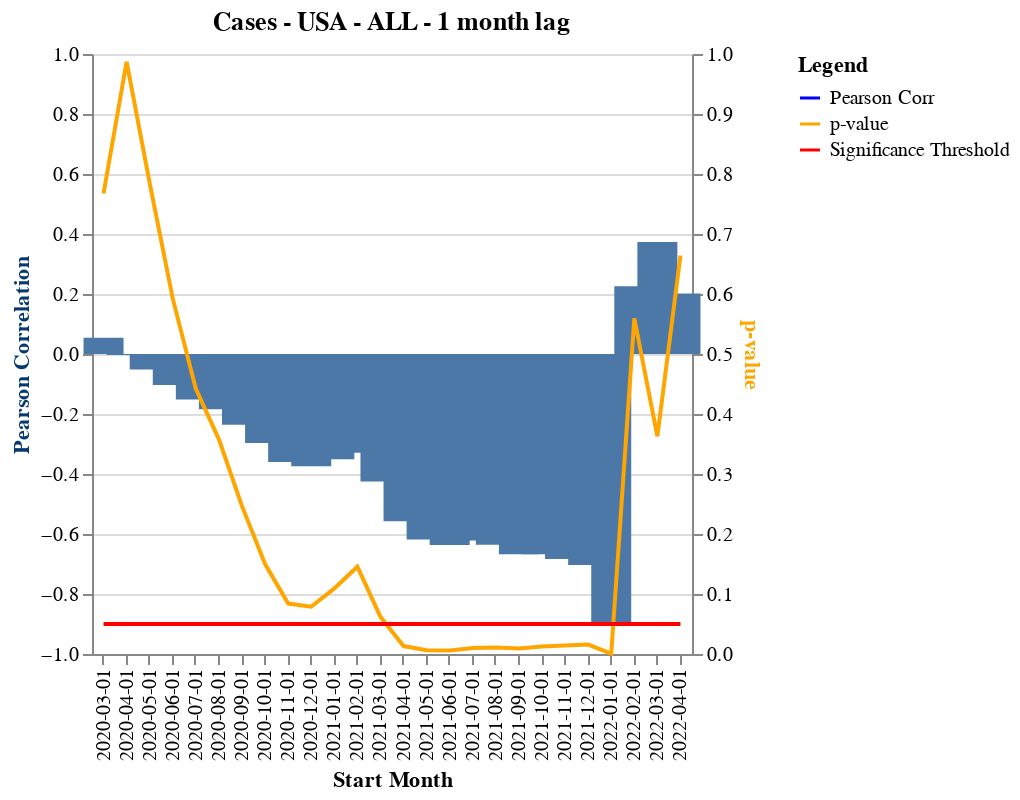
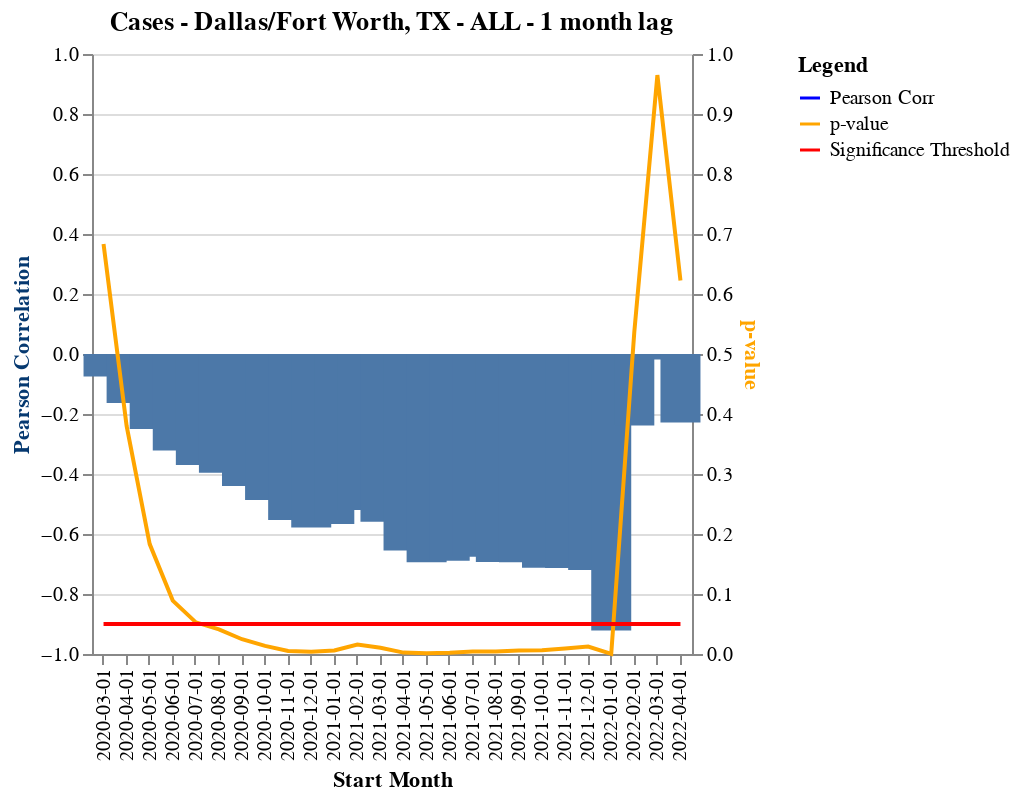
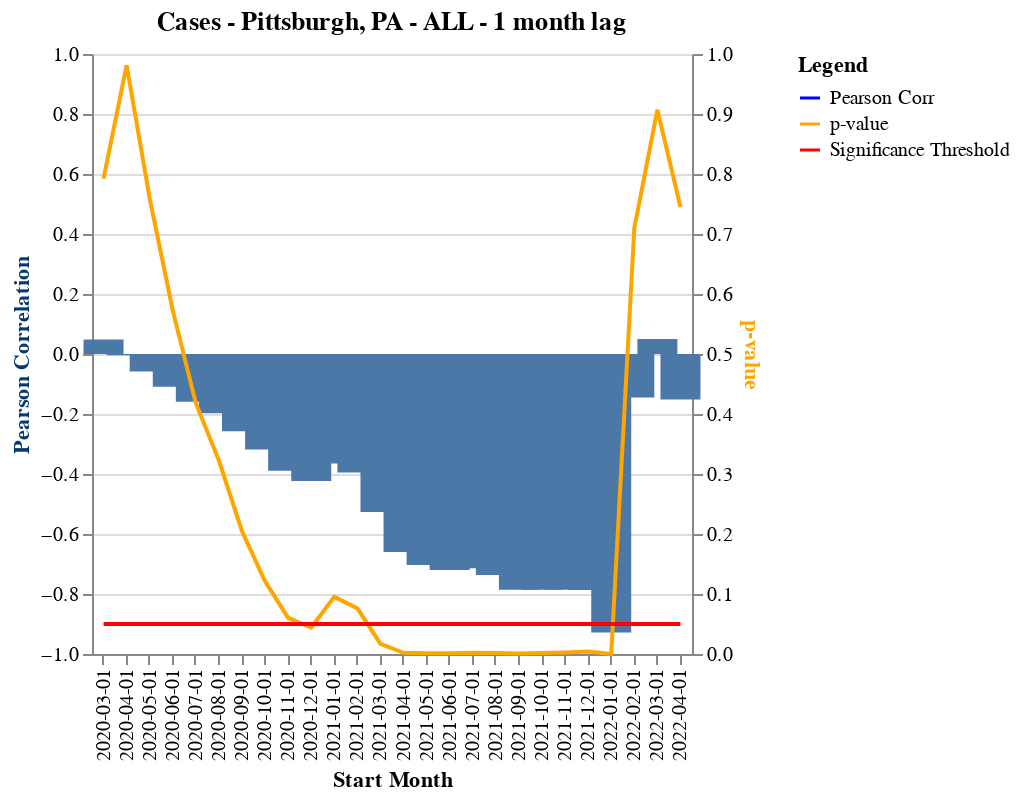
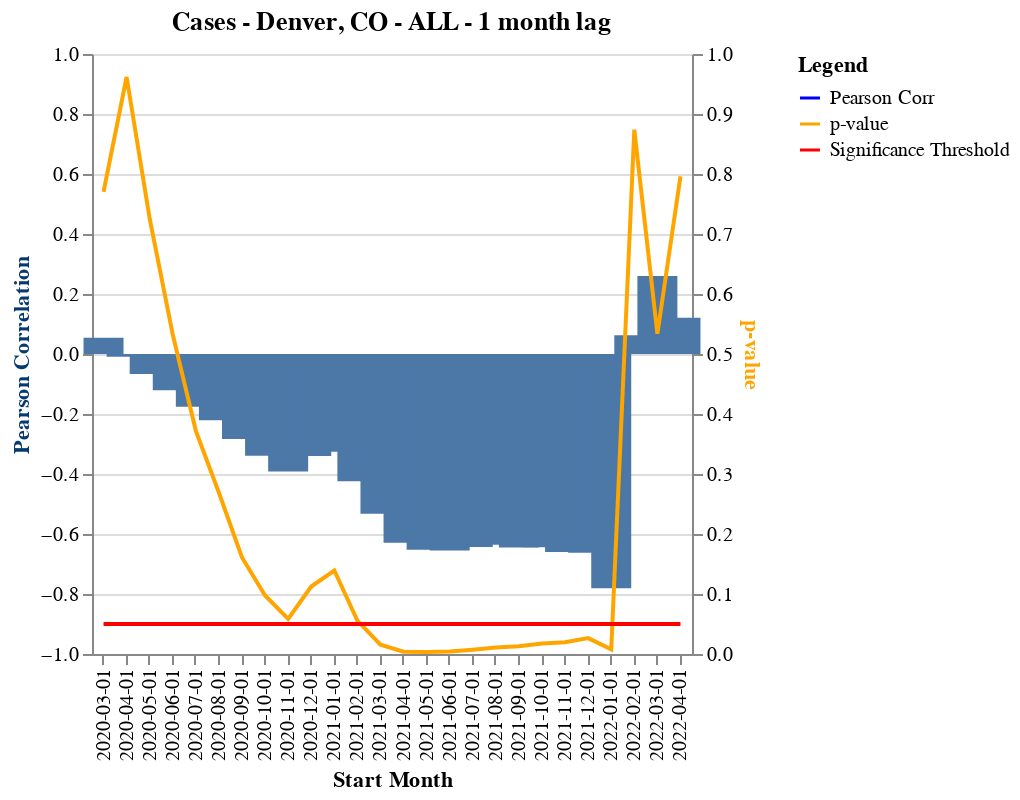

Notebook code cell kept with these figures, in order:
### Markdown cell above
### 4.4 - New Cases / Passenger Counts, one month lag - each individual location

### Code cell
# cases
covid_column = 'cases'
numlag = 'one'

# loop through all locations
for loc_code in loc_list:
    loc_name = compiled_df.loc[compiled_df['loc_code'] == loc_code]['location'].unique()[0]
    process_loc(compiled_df, covid_column, numMonthsCutoff, numlag, 
                loc_code, loc_name, default_carrier, date_from, date_to)

### Figure 1 — Vega-Lite specification as saved in the notebook (floating-point values rounded to 4 significant figures)
{"config": {"view": {"continuousWidth": 400, "continuousHeight": 300}}, "layer": [{"mark": {"type": "bar", "size": 20}, "encoding": {"x": {"type": "nominal", "axis": {"tickMinStep": 1}, "field": "Start Month"}, "y": {"type": "quantitative", "axis": {"title": "Pearson Correlation", "titleColor": "#063970"}, "field": "Pearson Corr", "scale": {"domain": [-1, 1]}}}}, {"mark": "line", "encoding": {"color": {"type": "nominal", "field": "key", "legend": {"title": "Legend"}, "scale": {"domain": ["Pearson Corr", "p-value", "Significance Threshold"], "range": ["blue", "orange", "red"]}}, "x": {"type": "nominal", "axis": {"tickMinStep": 1}, "field": "Start Month"}, "y": {"type": "quantitative", "axis": {"title": "p-value", "titleColor": "orange"}, "field": "value", "scale": {"domain": [0, 1]}}}, "transform": [{"fold": ["p-value", "Significance Threshold"]}]}], "data": {"name": "data-e042d3977fcc46e89f5a1efb376b8e39"}, "height": 300, "resolve": {"scale": {"y": "independent"}}, "title": "Cases - USA - ALL - 1 month lag", "width": 300, "$schema": "https://vega.github.io/schema/vega-lite/v4.8.1.json", "datasets": {"data-e042d3977fcc46e89f5a1efb376b8e39": [{"Start Month": "2020-03-01", "Pearson Corr": 0.05438, "p-value": 0.7675, "Significance Threshold": 0.05}, {"Start Month": "2020-04-01", "Pearson Corr": -0.003034, "p-value": 0.9871, "Significance Threshold": 0.05}, {"Start Month": "2020-05-01", "Pearson Corr": -0.052, "p-value": 0.7849, "Significance Threshold": 0.05}, {"Start Month": "2020-06-01", "Pearson Corr": -0.1037, "p-value": 0.5923, "Significance Threshold": 0.05}, {"Start Month": "2020-07-01", "Pearson Corr": -0.1514, "p-value": 0.4419, "Significance Threshold": 0.05}, {"Start Month": "2020-08-01", "Pearson Corr": -0.1841, "p-value": 0.3578, "Significance Threshold": 0.05}, {"Start Month": "2020-09-01", "Pearson Corr": -0.2357, "p-value": 0.2464, "Significance Threshold": 0.05}, {"Start Month": "2020-10-01", "Pearson Corr": -0.2966, "p-value": 0.1499, "Significance Threshold": 0.05}, {"Start Month": "2020-11-01", "Pearson Corr": -0.36, "p-value": 0.08404, "Significance Threshold": 0.05}, {"Start Month": "2020-12-01", "Pearson Corr": -0.3739, "p-value": 0.07879, "Significance Threshold": 0.05}, {"Start Month": "2021-01-01", "Pearson Corr": -0.3509, "p-value": 0.1093, "Significance Threshold": 0.05}, {"Start Month": "2021-02-01", "Pearson Corr": -0.3289, "p-value": 0.1454, "Significance Threshold": 0.05}, {"Start Month": "2021-03-01", "Pearson Corr": -0.4248, "p-value": 0.06193, "Significance Threshold": 0.05}, {"Start Month": "2021-04-01", "Pearson Corr": -0.5571, "p-value": 0.01321, "Significance Threshold": 0.05}, {"Start Month": "2021-05-01", "Pearson Corr": -0.6183, "p-value": 0.006238, "Significance Threshold": 0.05}, {"Start Month": "2021-06-01", "Pearson Corr": -0.6363, "p-value": 0.006031, "Significance Threshold": 0.05}, {"Start Month": "2021-07-01", "Pearson Corr": -0.6217, "p-value": 0.01013, "Significance Threshold": 0.05}, {"Start Month": "2021-08-01", "Pearson Corr": -0.6359, "p-value": 0.01084, "Significance Threshold": 0.05}, {"Start Month": "2021-09-01", "Pearson Corr": -0.6672, "p-value": 0.009142, "Significance Threshold": 0.05}, {"Start Month": "2021-10-01", "Pearson Corr": -0.6677, "p-value": 0.01263, "Significance Threshold": 0.05}, {"Start Month": "2021-11-01", "Pearson Corr": -0.6832, "p-value": 0.01432, "Significance Threshold": 0.05}, {"Start Month": "2021-12-01", "Pearson Corr": -0.7032, "p-value": 0.01578, "Significance Threshold": 0.05}, {"Start Month": "2022-01-01", "Pearson Corr": -0.8955, "p-value": 0.0004599, "Significance Threshold": 0.05}, {"Start Month": "2022-02-01", "Pearson Corr": 0.2256, "p-value": 0.5595, "Significance Threshold": 0.05}, {"Start Month": "2022-03-01", "Pearson Corr": 0.373, "p-value": 0.3628, "Significance Threshold": 0.05}, {"Start Month": "2022-04-01", "Pearson Corr": 0.2019, "p-value": 0.6642, "Significance Threshold": 0.05}]}}

### Figure 2 — Vega-Lite specification as saved in the notebook (floating-point values rounded to 4 significant figures)
{"config": {"view": {"continuousWidth": 400, "continuousHeight": 300}}, "layer": [{"mark": {"type": "bar", "size": 20}, "encoding": {"x": {"type": "nominal", "axis": {"tickMinStep": 1}, "field": "Start Month"}, "y": {"type": "quantitative", "axis": {"title": "Pearson Correlation", "titleColor": "#063970"}, "field": "Pearson Corr", "scale": {"domain": [-1, 1]}}}}, {"mark": "line", "encoding": {"color": {"type": "nominal", "field": "key", "legend": {"title": "Legend"}, "scale": {"domain": ["Pearson Corr", "p-value", "Significance Threshold"], "range": ["blue", "orange", "red"]}}, "x": {"type": "nominal", "axis": {"tickMinStep": 1}, "field": "Start Month"}, "y": {"type": "quantitative", "axis": {"title": "p-value", "titleColor": "orange"}, "field": "value", "scale": {"domain": [0, 1]}}}, "transform": [{"fold": ["p-value", "Significance Threshold"]}]}], "data": {"name": "data-d4cd615b55adf2b49e75048ef271b0be"}, "height": 300, "resolve": {"scale": {"y": "independent"}}, "title": "Cases - Dallas/Fort Worth, TX - ALL - 1 month lag", "width": 300, "$schema": "https://vega.github.io/schema/vega-lite/v4.8.1.json", "datasets": {"data-d4cd615b55adf2b49e75048ef271b0be": [{"Start Month": "2020-03-01", "Pearson Corr": -0.07495, "p-value": 0.6835, "Significance Threshold": 0.05}, {"Start Month": "2020-04-01", "Pearson Corr": -0.1633, "p-value": 0.3801, "Significance Threshold": 0.05}, {"Start Month": "2020-05-01", "Pearson Corr": -0.2497, "p-value": 0.1832, "Significance Threshold": 0.05}, {"Start Month": "2020-06-01", "Pearson Corr": -0.3215, "p-value": 0.08896, "Significance Threshold": 0.05}, {"Start Month": "2020-07-01", "Pearson Corr": -0.3698, "p-value": 0.05275, "Significance Threshold": 0.05}, {"Start Month": "2020-08-01", "Pearson Corr": -0.3959, "p-value": 0.04096, "Significance Threshold": 0.05}, {"Start Month": "2020-09-01", "Pearson Corr": -0.4397, "p-value": 0.02461, "Significance Threshold": 0.05}, {"Start Month": "2020-10-01", "Pearson Corr": -0.4869, "p-value": 0.01357, "Significance Threshold": 0.05}, {"Start Month": "2020-11-01", "Pearson Corr": -0.5534, "p-value": 0.005029, "Significance Threshold": 0.05}, {"Start Month": "2020-12-01", "Pearson Corr": -0.5784, "p-value": 0.003841, "Significance Threshold": 0.05}, {"Start Month": "2021-01-01", "Pearson Corr": -0.5668, "p-value": 0.005946, "Significance Threshold": 0.05}, {"Start Month": "2021-02-01", "Pearson Corr": -0.5196, "p-value": 0.01577, "Significance Threshold": 0.05}, {"Start Month": "2021-03-01", "Pearson Corr": -0.5588, "p-value": 0.01044, "Significance Threshold": 0.05}, {"Start Month": "2021-04-01", "Pearson Corr": -0.6552, "p-value": 0.002326, "Significance Threshold": 0.05}, {"Start Month": "2021-05-01", "Pearson Corr": -0.6941, "p-value": 0.001395, "Significance Threshold": 0.05}, {"Start Month": "2021-06-01", "Pearson Corr": -0.6889, "p-value": 0.002224, "Significance Threshold": 0.05}, {"Start Month": "2021-07-01", "Pearson Corr": -0.676, "p-value": 0.004041, "Significance Threshold": 0.05}, {"Start Month": "2021-08-01", "Pearson Corr": -0.6931, "p-value": 0.004173, "Significance Threshold": 0.05}, {"Start Month": "2021-09-01", "Pearson Corr": -0.6945, "p-value": 0.005849, "Significance Threshold": 0.05}, {"Start Month": "2021-10-01", "Pearson Corr": -0.7123, "p-value": 0.006295, "Significance Threshold": 0.05}, {"Start Month": "2021-11-01", "Pearson Corr": -0.713, "p-value": 0.009237, "Significance Threshold": 0.05}, {"Start Month": "2021-12-01", "Pearson Corr": -0.7201, "p-value": 0.01245, "Significance Threshold": 0.05}, {"Start Month": "2022-01-01", "Pearson Corr": -0.9214, "p-value": 0.0001514, "Significance Threshold": 0.05}, {"Start Month": "2022-02-01", "Pearson Corr": -0.2382, "p-value": 0.537, "Significance Threshold": 0.05}, {"Start Month": "2022-03-01", "Pearson Corr": -0.01873, "p-value": 0.9649, "Significance Threshold": 0.05}, {"Start Month": "2022-04-01", "Pearson Corr": -0.2284, "p-value": 0.6223, "Significance Threshold": 0.05}]}}

### Figure 3 — Vega-Lite specification as saved in the notebook (floating-point values rounded to 4 significant figures)
{"config": {"view": {"continuousWidth": 400, "continuousHeight": 300}}, "layer": [{"mark": {"type": "bar", "size": 20}, "encoding": {"x": {"type": "nominal", "axis": {"tickMinStep": 1}, "field": "Start Month"}, "y": {"type": "quantitative", "axis": {"title": "Pearson Correlation", "titleColor": "#063970"}, "field": "Pearson Corr", "scale": {"domain": [-1, 1]}}}}, {"mark": "line", "encoding": {"color": {"type": "nominal", "field": "key", "legend": {"title": "Legend"}, "scale": {"domain": ["Pearson Corr", "p-value", "Significance Threshold"], "range": ["blue", "orange", "red"]}}, "x": {"type": "nominal", "axis": {"tickMinStep": 1}, "field": "Start Month"}, "y": {"type": "quantitative", "axis": {"title": "p-value", "titleColor": "orange"}, "field": "value", "scale": {"domain": [0, 1]}}}, "transform": [{"fold": ["p-value", "Significance Threshold"]}]}], "data": {"name": "data-dc37b51dab36323ae82ef21e0b65d9b6"}, "height": 300, "resolve": {"scale": {"y": "independent"}}, "title": "Cases - Pittsburgh, PA - ALL - 1 month lag", "width": 300, "$schema": "https://vega.github.io/schema/vega-lite/v4.8.1.json", "datasets": {"data-dc37b51dab36323ae82ef21e0b65d9b6": [{"Start Month": "2020-03-01", "Pearson Corr": 0.04843, "p-value": 0.7924, "Significance Threshold": 0.05}, {"Start Month": "2020-04-01", "Pearson Corr": -0.004408, "p-value": 0.9812, "Significance Threshold": 0.05}, {"Start Month": "2020-05-01", "Pearson Corr": -0.05832, "p-value": 0.7595, "Significance Threshold": 0.05}, {"Start Month": "2020-06-01", "Pearson Corr": -0.1093, "p-value": 0.5725, "Significance Threshold": 0.05}, {"Start Month": "2020-07-01", "Pearson Corr": -0.1593, "p-value": 0.418, "Significance Threshold": 0.05}, {"Start Month": "2020-08-01", "Pearson Corr": -0.1979, "p-value": 0.3224, "Significance Threshold": 0.05}, {"Start Month": "2020-09-01", "Pearson Corr": -0.2572, "p-value": 0.2047, "Significance Threshold": 0.05}, {"Start Month": "2020-10-01", "Pearson Corr": -0.3181, "p-value": 0.1213, "Significance Threshold": 0.05}, {"Start Month": "2020-11-01", "Pearson Corr": -0.3889, "p-value": 0.06033, "Significance Threshold": 0.05}, {"Start Month": "2020-12-01", "Pearson Corr": -0.4233, "p-value": 0.04417, "Significance Threshold": 0.05}, {"Start Month": "2021-01-01", "Pearson Corr": -0.3646, "p-value": 0.09523, "Significance Threshold": 0.05}, {"Start Month": "2021-02-01", "Pearson Corr": -0.3954, "p-value": 0.07606, "Significance Threshold": 0.05}, {"Start Month": "2021-03-01", "Pearson Corr": -0.527, "p-value": 0.01697, "Significance Threshold": 0.05}, {"Start Month": "2021-04-01", "Pearson Corr": -0.6602, "p-value": 0.002097, "Significance Threshold": 0.05}, {"Start Month": "2021-05-01", "Pearson Corr": -0.7032, "p-value": 0.001131, "Significance Threshold": 0.05}, {"Start Month": "2021-06-01", "Pearson Corr": -0.72, "p-value": 0.001117, "Significance Threshold": 0.05}, {"Start Month": "2021-07-01", "Pearson Corr": -0.7138, "p-value": 0.001898, "Significance Threshold": 0.05}, {"Start Month": "2021-08-01", "Pearson Corr": -0.7368, "p-value": 0.001727, "Significance Threshold": 0.05}, {"Start Month": "2021-09-01", "Pearson Corr": -0.7856, "p-value": 0.0008674, "Significance Threshold": 0.05}, {"Start Month": "2021-10-01", "Pearson Corr": -0.7856, "p-value": 0.001459, "Significance Threshold": 0.05}, {"Start Month": "2021-11-01", "Pearson Corr": -0.7856, "p-value": 0.002459, "Significance Threshold": 0.05}, {"Start Month": "2021-12-01", "Pearson Corr": -0.7867, "p-value": 0.004071, "Significance Threshold": 0.05}, {"Start Month": "2022-01-01", "Pearson Corr": -0.9287, "p-value": 0.0001035, "Significance Threshold": 0.05}, {"Start Month": "2022-02-01", "Pearson Corr": -0.145, "p-value": 0.7097, "Significance Threshold": 0.05}, {"Start Month": "2022-03-01", "Pearson Corr": 0.04973, "p-value": 0.9069, "Significance Threshold": 0.05}, {"Start Month": "2022-04-01", "Pearson Corr": -0.152, "p-value": 0.7449, "Significance Threshold": 0.05}]}}

### Figure 4 — Vega-Lite specification as saved in the notebook (floating-point values rounded to 4 significant figures)
{"config": {"view": {"continuousWidth": 400, "continuousHeight": 300}}, "layer": [{"mark": {"type": "bar", "size": 20}, "encoding": {"x": {"type": "nominal", "axis": {"tickMinStep": 1}, "field": "Start Month"}, "y": {"type": "quantitative", "axis": {"title": "Pearson Correlation", "titleColor": "#063970"}, "field": "Pearson Corr", "scale": {"domain": [-1, 1]}}}}, {"mark": "line", "encoding": {"color": {"type": "nominal", "field": "key", "legend": {"title": "Legend"}, "scale": {"domain": ["Pearson Corr", "p-value", "Significance Threshold"], "range": ["blue", "orange", "red"]}}, "x": {"type": "nominal", "axis": {"tickMinStep": 1}, "field": "Start Month"}, "y": {"type": "quantitative", "axis": {"title": "p-value", "titleColor": "orange"}, "field": "value", "scale": {"domain": [0, 1]}}}, "transform": [{"fold": ["p-value", "Significance Threshold"]}]}], "data": {"name": "data-80b059d4541be972b0c3682609fa09eb"}, "height": 300, "resolve": {"scale": {"y": "independent"}}, "title": "Cases - Denver, CO - ALL - 1 month lag", "width": 300, "$schema": "https://vega.github.io/schema/vega-lite/v4.8.1.json", "datasets": {"data-80b059d4541be972b0c3682609fa09eb": [{"Start Month": "2020-03-01", "Pearson Corr": 0.05375, "p-value": 0.7701, "Significance Threshold": 0.05}, {"Start Month": "2020-04-01", "Pearson Corr": -0.009006, "p-value": 0.9616, "Significance Threshold": 0.05}, {"Start Month": "2020-05-01", "Pearson Corr": -0.06689, "p-value": 0.7254, "Significance Threshold": 0.05}, {"Start Month": "2020-06-01", "Pearson Corr": -0.1209, "p-value": 0.5323, "Significance Threshold": 0.05}, {"Start Month": "2020-07-01", "Pearson Corr": -0.1754, "p-value": 0.3719, "Significance Threshold": 0.05}, {"Start Month": "2020-08-01", "Pearson Corr": -0.2206, "p-value": 0.2689, "Significance Threshold": 0.05}, {"Start Month": "2020-09-01", "Pearson Corr": -0.2832, "p-value": 0.1609, "Significance Threshold": 0.05}, {"Start Month": "2020-10-01", "Pearson Corr": -0.3389, "p-value": 0.09749, "Significance Threshold": 0.05}, {"Start Month": "2020-11-01", "Pearson Corr": -0.3915, "p-value": 0.0585, "Significance Threshold": 0.05}, {"Start Month": "2020-12-01", "Pearson Corr": -0.3399, "p-value": 0.1125, "Significance Threshold": 0.05}, {"Start Month": "2021-01-01", "Pearson Corr": -0.3256, "p-value": 0.1392, "Significance Threshold": 0.05}, {"Start Month": "2021-02-01", "Pearson Corr": -0.4238, "p-value": 0.05554, "Significance Threshold": 0.05}, {"Start Month": "2021-03-01", "Pearson Corr": -0.5329, "p-value": 0.01556, "Significance Threshold": 0.05}, {"Start Month": "2021-04-01", "Pearson Corr": -0.6292, "p-value": 0.003898, "Significance Threshold": 0.05}, {"Start Month": "2021-05-01", "Pearson Corr": -0.6528, "p-value": 0.003317, "Significance Threshold": 0.05}, {"Start Month": "2021-06-01", "Pearson Corr": -0.6551, "p-value": 0.004313, "Significance Threshold": 0.05}, {"Start Month": "2021-07-01", "Pearson Corr": -0.6431, "p-value": 0.007196, "Significance Threshold": 0.05}, {"Start Month": "2021-08-01", "Pearson Corr": -0.6355, "p-value": 0.0109, "Significance Threshold": 0.05}, {"Start Month": "2021-09-01", "Pearson Corr": -0.6448, "p-value": 0.01279, "Significance Threshold": 0.05}, {"Start Month": "2021-10-01", "Pearson Corr": -0.6444, "p-value": 0.01744, "Significance Threshold": 0.05}, {"Start Month": "2021-11-01", "Pearson Corr": -0.6602, "p-value": 0.01947, "Significance Threshold": 0.05}, {"Start Month": "2021-12-01", "Pearson Corr": -0.6621, "p-value": 0.02645, "Significance Threshold": 0.05}, {"Start Month": "2022-01-01", "Pearson Corr": -0.7805, "p-value": 0.007714, "Significance Threshold": 0.05}, {"Start Month": "2022-02-01", "Pearson Corr": 0.06211, "p-value": 0.8739, "Significance Threshold": 0.05}, {"Start Month": "2022-03-01", "Pearson Corr": 0.2602, "p-value": 0.5336, "Significance Threshold": 0.05}, {"Start Month": "2022-04-01", "Pearson Corr": 0.121, "p-value": 0.7961, "Significance Threshold": 0.05}]}}
